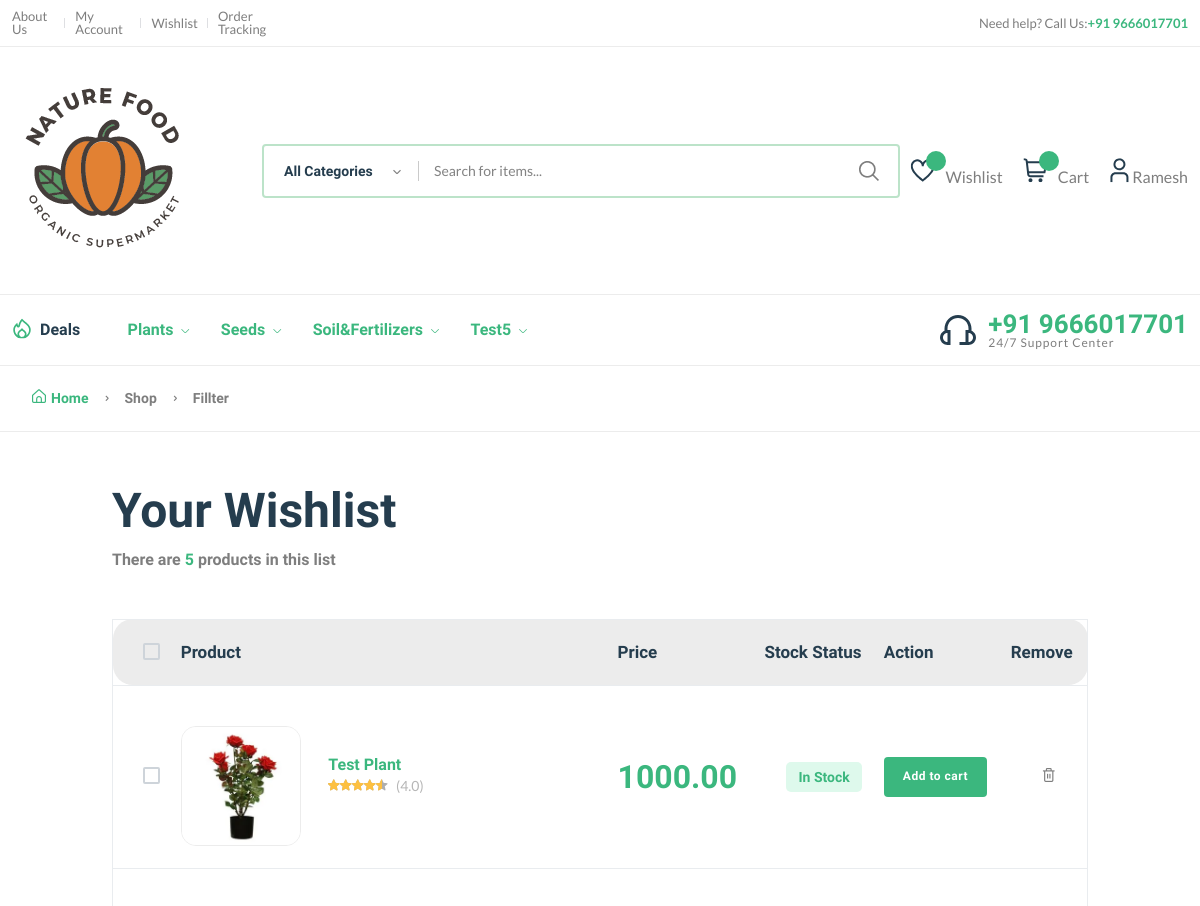
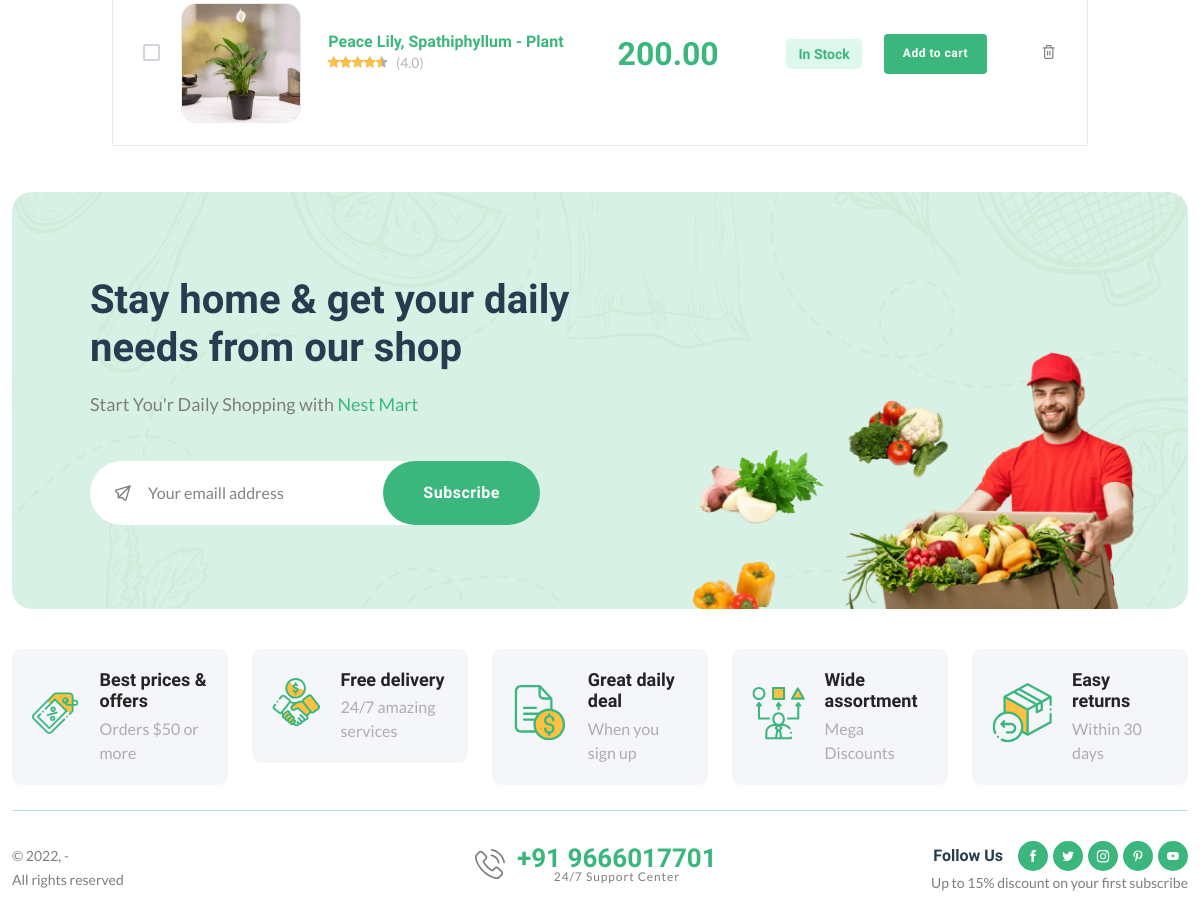
Before: /wishlist/ (signed in) with the older database file (2 pictures, top to bottom).
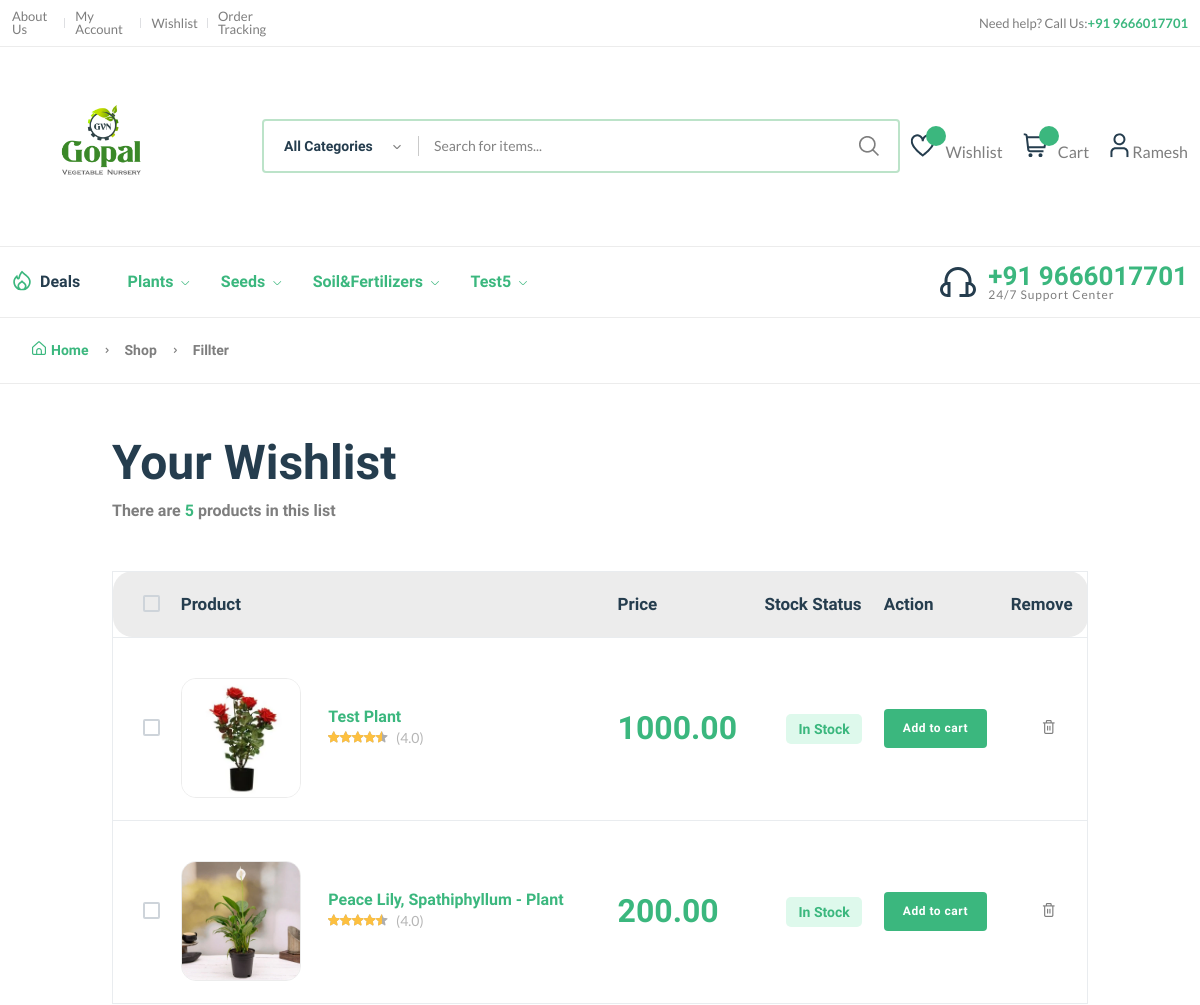
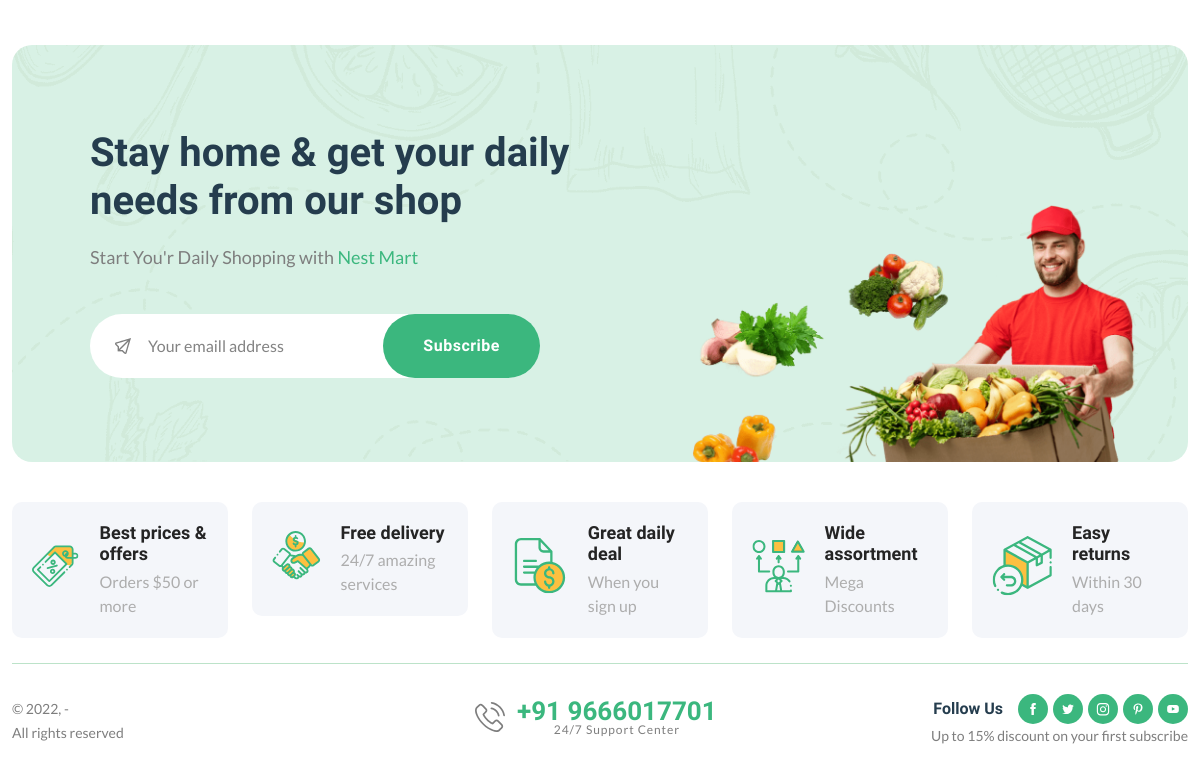
After: the same page with the newer database file (2 pictures, top to bottom).
### adminmanager/models.py (models this page shows)
class  SettingsModel(models.Model):
    title = models.CharField(max_length=200, blank=True, null=True)
    phone = models.CharField(max_length=200, blank=True, null=True)
    email = models.CharField(max_length=200, blank=True, null=True)
    logo = models.ImageField(upload_to='sitelogo/')
    address = models.TextField( blank=True, null=True)
    status = models.BooleanField(default=True)

### ordermanager/views.py (the view)
# urls.py: path('wishlist/',  orderViews.WishList_list),
def WishList_list(request):
    if not request.user.is_authenticated:
        return redirect('/userlogin/')
    if request.method == "POST":
        productid  = ProductModel.objects.get(id=request.POST.get('pid'))
        wishid = WishlistModel.objects.filter(productid=request.POST.get('pid')).count()
        if  not wishid :
            wishid = WishlistModel.objects.create(productid=productid, user=request.user)
        return HttpResponse(WishlistModel.objects.filter(user= request.user).count())
    else:
        settingsdata = SettingsModel.objects.all().first()
        categories = CategoryModel.objects.all()
        wishlist = WishlistModel.objects.filter(user= request.user)
        return render(request,'frontend/wishlist.html', {"categories": categories, "wishlist":wishlist, "settingsdata":settingsdata})

### categorymanager/models.py (called while the page is built)
    @property
    def sucat_list(self):
        return self.category.all()

### templates/frontend/wishlist.html (shortened to what this page needs)
{% extends "frontend/base.html" %}
{%load static%}
{% block content %}
    <div class="page-header breadcrumb-wrap">
        <div class="container">
            <div class="breadcrumb">
                <a href="index.html" rel="nofollow"><i class="fi-rs-home mr-5"></i>Home</a>
                <span></span> Shop <span></span> Fillter
            </div>
        </div>
    </div>
    <div class="container mb-30 mt-50">
        <div class="row">
            <div class="col-xl-10 col-lg-12 m-auto">
                <div class="mb-50">
                    <h1 class="heading-2 mb-10">Your Wishlist</h1>
                    <h6 class="text-body">There are <span class="text-brand">5</span> products in this list</h6>
                </div>
                <div class="table-responsive shopping-summery">
                    <table class="table table-wishlist">
                        <thead>
                            <tr class="main-heading">
                                <th class="custome-checkbox start pl-30">
                                    <label class="form-check-label" for="exampleCheckbox11"></label>
                                </th>
                                <th scope="col" colspan="2">Product</th>
                                <th scope="col">Price</th>
                                <th scope="col">Stock Status</th>
                                <th scope="col">Action</th>
                                <th scope="col" class="end">Remove</th>
                            </tr>
                        </thead>
                        <tbody>
                            {%for wishlistdata in wishlist%}
                            <tr class="pt-30" id="tr_{{wishlistdata.id}}">
                                <td class="custome-checkbox pl-30">
                                    <label class="form-check-label" for="exampleCheckbox1"></label>
                                </td>
                                <td class="image product-thumbnail pt-40"><img src="/products/{{wishlistdata.productid.coverImage}}" alt="#"></td>
                                <td class="product-des product-name">
                                    <h6><a class="product-name mb-10" href="/product/?id={{wishlistdata.productid.subcategory.id}}">{{wishlistdata.productid.title}}</a></h6>
                                    <div class="product-rate-cover">
                                        <div class="product-rate d-inline-block">
                                            <div class="product-rating" style="width: 90%"></div>
                                        </div>
                                        <span class="font-small ml-5 text-muted"> (4.0)</span>
                                    </div>
                                </td>
                                <td class="price" data-title="Price">
                                    <h3 class="text-brand">{{wishlistdata.productid.price}}</h3>
                                </td>
                                <td class="text-center detail-info" data-title="Stock">
                                    <span class="stock-status in-stock mb-0">  In Stock </span>
                                </td>
                                <td class="text-right" data-title="Cart">
                                    <button class="btn btn-sm" id="cart_{{wishlistdata.productid.id}}">Add to cart</button>
                                </td>
                                <td class="action text-center" data-title="Remove">
                                    <a href="javascript:void(0)" class="text-body" id="delwishlist_{{wishlistdata.id}}"><i class="fi-rs-trash"></i></a>
                                </td>
                            </tr>
                            {%endfor%}
                        </tbody>
                    </table>
                </div>
            </div>
        </div>
    </div>
    {% include "frontend/footer.html" %}
{%endblock%}

### templates/frontend/base.html (shortened to what the changed rows need)
{%load static%}
<!DOCTYPE html>
<html class="no.js" lang="en">
<head>
    <link rel="stylesheet" href="{% static '/frontend/assets/css/plugins/animate.min.css' %}" />
    <link rel="stylesheet" href="{% static '/frontend/assets/css/main.css' %}" />
    <link rel="stylesheet" href="https://cdnjs.cloudflare.com/ajax/libs/jquery-toast-plugin/1.3.2/jquery.toast.min.css" />
</head>
<body>
    <header class="header-area header-style-1 header-height-2">
        <div class="header-top header-top-ptb-1 d-none d-lg-block">
            <div class="container">
                <div class="row align-items-center">
                    <div class="col-xl-3 col-lg-4">
                        <div class="header-info header-info-right">
                            <ul>
                                <li>Need help? Call Us: <strong class="text-brand"> +91  {{settingsdata.phone}}</strong></li>
                            </ul>
                        </div>
                    </div>
                </div>
            </div>
        </div>
        <div class="header-middle header-middle-ptb-1 d-none d-lg-block">
            <div class="container">
                <div class="header-wrap">
                    <div class="logo logo-width-1">
                        <a href="/"><img src="/products/{{settingsdata.logo}}" alt="logo" /></a>
                    </div>
                </div>
            </div>
        </div>
        <div class="header-bottom header-bottom-bg-color sticky-bar">
            <div class="container">
                <div class="header-wrap header-space-between position-relative">
                    <div class="hotline d-none d-lg-flex">
                        <img src="{% static   '/frontend/assets/imgs/theme/icons/icon-headphone.svg'  %}" alt="hotline" />
                        <p>+91  {{settingsdata.phone}}<span> 24/7 Support Center</span></p>
                    </div>
                </div>
            </div>
        </div>
    </header>
    <main class="main">
        {% block content %}
        {% endblock %}
    </main>
</body>
</html>

### templates/frontend/footer.html (shortened to what the changed rows need)
{%load static%}
<footer class="main">
    <section class="newsletter mb-15">
        <div class="container">
            <div class="row">
                <div class="col-lg-12">
                    <div class="position-relative newsletter-inner">
                        <div class="newsletter-content">
                            <h2 class="mb-20">
                                Stay home &amp; get your daily <br>
                                needs from our shop
                            </h2>
                        </div>
                    </div>
                </div>
            </div>
        </div>
    </section>
    <div class="container pb-30">
        <div class="row align-items-center">
            <div class="col-xl-4 col-lg-6 text-center d-none d-xl-block">
                <div class="hotline d-lg-inline-flex" style="min-width:250px">
                    <img src="{%static 'frontend/assets/imgs/theme/icons/phone-call.svg'%}" alt="hotline">
                    <p>+91 {{settingsdata.phone}}<span>24/7 Support Center</span></p>
                </div>
            </div>
        </div>
    </div>
</footer>

Changed rows visible on the page:
removed SettingsModel: phone "9666017701", logo (picture)
added SettingsModel: phone "9666017701", logo (picture)
